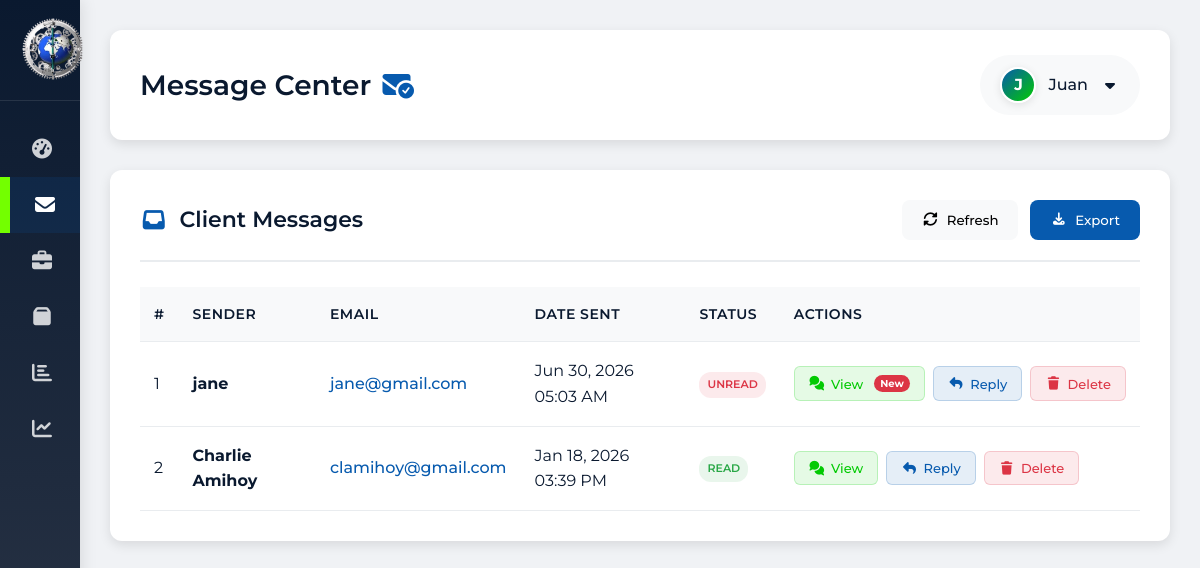
/admin/message.php (signed in), run on the app's committed database.
### tables this page shows
CREATE TABLE `messages` (
  `id` int(11) NOT NULL,
  `name` varchar(100) NOT NULL,
  `email` varchar(100) NOT NULL,
  `message` text NOT NULL,
  `date_sent` timestamp NOT NULL DEFAULT current_timestamp(),
  `is_read` tinyint(1) DEFAULT 0
);

### admin/message.php (the view, shortened to what this page needs)
<?php
require 'dbconn.php';
$user_name = $_SESSION['user_name'];
$user_id = intval($_SESSION['user_id']);
$sql_messages = "SELECT * FROM messages ORDER BY date_sent DESC";
$result_messages = $conn->query($sql_messages);
$avatar_path = "assets/images/avatars/{$user_id}.png";
$has_custom_avatar = file_exists($avatar_path);
$first_letter = strtoupper(substr($user_name, 0, 1));
?>
<!DOCTYPE html>
<html lang="en">
<head>
    <link rel="stylesheet" href="../css/all.min.css">
</head>
<body>
    <div class="sidebar">
        <div class="sidebar-header">
            <h2>
                <img src="../image/logo.png" alt="St4nger Logo" class="sidebar-logo">
            </h2>
        </div>
        <div class="sidebar-nav">
            <a href="home.php"><i class="fa-solid fa-gauge-high"></i> <span>Dashboard</span></a>
            <a href="message.php" class="active" class="nav-link">
                <i class="fa-solid fa-envelope"></i>
            </a>
            <a href="../product/product.php"><i class="fa-solid fa-briefcase"></i> <span>Product</span></a>
            <a href="../order/order.php" id="ordersLink">
    <i class="fa-solid fa-box"></i>
</a>
            <a href="../analytic/analytic.php"><i class="fa-solid fa-chart-bar"></i> <span>Analytics</span></a>
            <a href="../Sales/Sales.php">
    <i class="fa-solid fa-chart-line"></i>
</a>
        </div>
    </div>
    <div class="main">
        <div class="header">
            <h1>Message Center <i class="fa-solid fa-envelope-circle-check" style="color: var(--primary);"></i></h1>
            <div class="user-dropdown">
                <div class="user-info" onclick="toggleDropdown()">
                    <div class="user-avatar <?php echo $has_custom_avatar ? 'has-image' : ''; ?>">
                    <div class="avatar-initial"><?php echo $first_letter; ?></div>
                </div>
                <span><?php echo htmlspecialchars($user_name); ?></span>
                <i class="fa-solid fa-caret-down"></i>
                </div>
            </div>
        </div>
        <div class="table-container">
            <div class="table-header">
                <h3><i class="fa-solid fa-inbox"></i> Client Messages</h3>
                <div class="table-actions">
                    <button class="btn" onclick="refreshMessages()">
                        <i class="fa-solid fa-rotate"></i> Refresh
                    </button>
                    <button class="btn btn-primary">
                        <i class="fa-solid fa-download"></i> Export
                    </button>
                </div>
            </div>
            <?php if ($result_messages->num_rows > 0): ?>
                <table>
                    <thead>
                        <tr>
                            <th>#</th>
                            <th>Sender</th>
                            <th>Email</th>
                            <th>Date Sent</th>
                            <th>Status</th>
                            <th>Actions</th>
                        </tr>
                    </thead>
                    <tbody>
                        <?php
                        $count = 1;
                        while ($row = $result_messages->fetch_assoc()):
                            $email = $row['email'];
                            $is_read = $row['is_read'] ?? 0;
                        ?>
                        <tr id="msg-<?php echo $row['id']; ?>" class="<?php echo $is_read ? 'read' : 'unread'; ?>">
                            <td><?php echo $count++; ?></td>
                            <td><strong><?php echo htmlspecialchars($row['name']); ?></strong></td>
                            <td>
                                <?php if (!empty($email)): ?>
                                    <a href="mailto:<?php echo htmlspecialchars($email); ?>" class="email-link">
                                        <?php echo htmlspecialchars($email); ?>
                                    </a>
                                <?php else: ?>
                                    <span style="color: var(--gray);">No email provided</span>
                                <?php endif; ?>
                            </td>
                            <td><?php echo date("M d, Y h:i A", strtotime($row['date_sent'])); ?></td>
                            <td>
                                <span class="message-status <?php echo $is_read ? 'status-read' : 'status-unread'; ?>">
                                    <?php echo $is_read ? 'Read' : 'Unread'; ?>
                                </span>
                            </td>
                            <td>
                                <div class="action-buttons">
                                    <?php if (!empty($email)): ?>
                                        <button class="action-btn view-convo-btn" data-email="<?php echo htmlspecialchars($email); ?>">
                                            <i class="fa-solid fa-comments"></i> View
                                            <?php if (!$is_read): ?>
                                                <span class="notif-dot">New</span>
                                            <?php endif; ?>
                                        </button>
                                        <button class="action-btn reply-btn"
                                            data-email="<?php echo htmlspecialchars($email); ?>"
                                            data-name="<?php echo htmlspecialchars($row['name']); ?>">
                                            <i class="fa-solid fa-reply"></i> Reply
                                        </button>
                                    <?php endif; ?>
                                    <button class="action-btn delete-btn" data-id="<?php echo $row['id']; ?>">
                                        <i class="fa-solid fa-trash"></i> Delete
                                    </button>
                                </div>
                            </td>
                        </tr>
                        <?php endwhile; ?>
                    </tbody>
                </table>
            <?php endif; ?>
        </div>
    </div>
</body>
</html>

### data on the page
messages: name "jane", email "jane@gmail.com", date_sent "Jun 30, 2026 05:03 AM", is_read "UNREAD"
messages: name "Charlie Amihoy", email "clamihoy@gmail.com", date_sent "Jan 18, 2026 03:39 PM", is_read "READ"

### other printed values
$first_letter "J"
$user_name "Juan"
